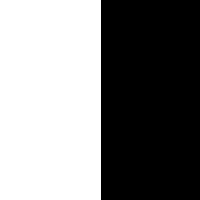
Frame 1 (no input)
Frame 60 (the mouse pressed at the canvas centre just before this capture): identical to frame 1, image omitted
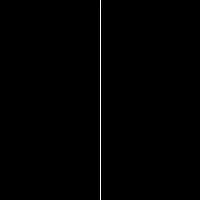
Frame 120 (the mouse held since frame 60 and released just before this capture)

The Processing sketch that drew these frames (run headless with seeded random() and noise(); from frame 60 on, the mouse is pressed at the canvas centre):

// Processing sketch: processing_17740
// ── processing_17740.pde

void setup() {
  size(200,200);
  background(0);
  stroke(255);
  line(width/2,0,width/2,height);
  
}

void draw() {
  background(0);
  line(width/2,0,width/2,height);
  fill(255);
  
  if (mouseX < (width/2)) {
      rect(0,0,width/2,height);
  }
}
